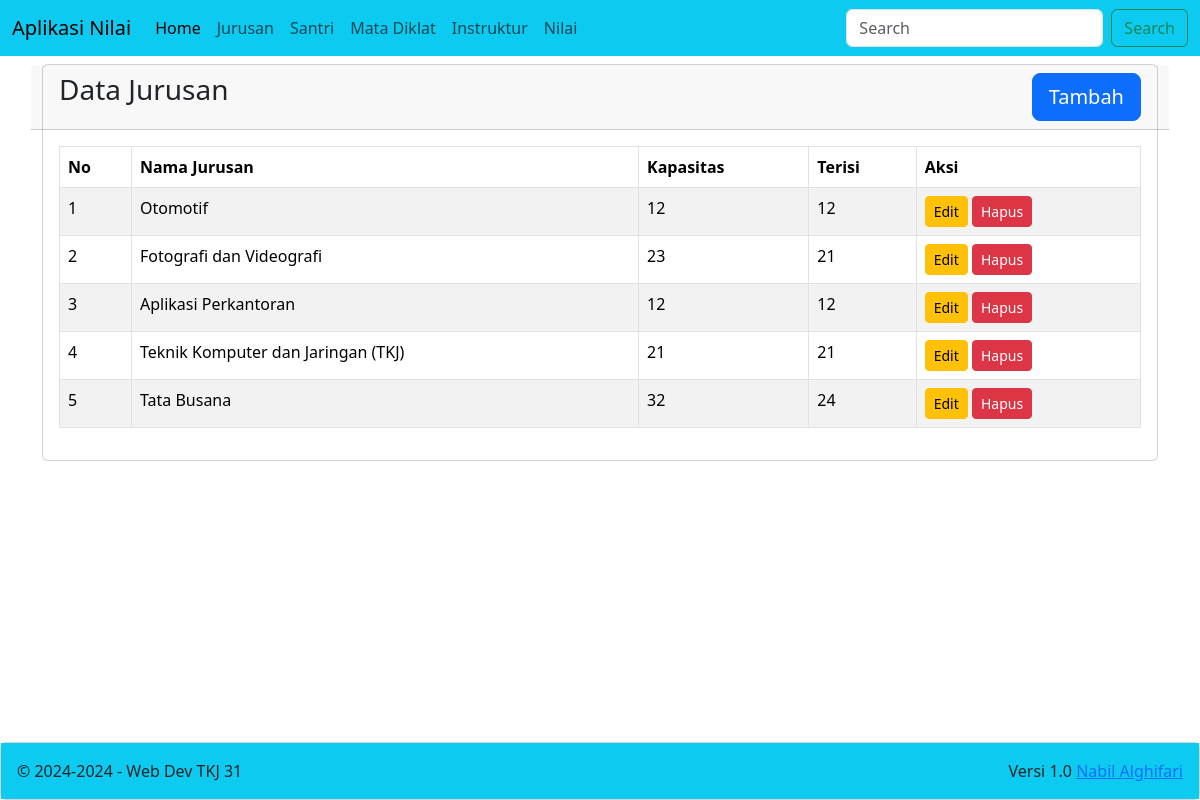
/?m=jurusan, run on the app's committed database.
### tables this page shows
CREATE TABLE `majors` (
  `id` int(11) NOT NULL,
  `name` varchar(75) DEFAULT NULL,
  `capacity` int(11) DEFAULT NULL,
  `fill` int(11) DEFAULT NULL
);

### jurusan/view.php (the view)
<div class="row">
    <div class="col-12">
        <div class="card">
            <div class="card-header row">
                <div class="card-title h3 col-8">Data Jurusan</div>
                <div class="col-4">
                    <a href="?m=jurusan&s=add" class="btn btn-lg btn-primary float-end">Tambah</a>
                </div>
            </div>
            <div class="card-body">
                <table class="table table-bordered table-striped table-hover">
                    <thead>
                        <tr>
                            <th>No</th>
                            <th>Nama Jurusan</th>
                            <th>Kapasitas</th>
                            <th>Terisi</th>
                            <th>Aksi</th>
                        </tr>
                    </thead>
                    <tbody>
                        <?php
                        include_once('config.php');
                        $sql = "SELECT * FROM majors";
                        $result = mysqli_query($con,$sql);
                        if (mysqli_num_rows($result)) {
                            $no=1;
                            while ($r = mysqli_fetch_assoc($result)) {
                            echo '<tr>
                                <td>'.$no.'</td>
                                <td>'.$r['name'].'</td>
                                <td>'.$r['capacity'].'</td>
                                <td>'.$r['fill'].'</td>
                                <td>
                                    <a href="?m=jurusan&s=edit&id='.$r['id'].'" class="btn btn-warning btn-sm">Edit</a>
                                    <a href="?m=jurusan&s=delete&id='.$r['id'].'" class="btn btn-danger btn-sm" onclick="return confirm(\'Yakin jurusan akan dihapus?, Menghapus jurusan akan menghilangkan semua data santri pada jurusan tersebut\')">Hapus</a>
                                </td>
                            </tr>';
                            $no++;
                        }
                        } else {
                            echo '<tr>
                                <td colspan="5" align="center">Data Kosong</td>
                                </tr>';
                        }
                        ?>
                    </tbody>
                </table>
            </div>
        </div>
    </div>
</div>

### data on the page
majors: name "Otomotif", capacity "12", fill "12"
majors: name "Fotografi dan Videografi", capacity "23", fill "21"
majors: name "Aplikasi Perkantoran", capacity "12", fill "12"
majors: name "Teknik Komputer dan Jaringan (TKJ)", capacity "21", fill "21"
majors: name "Tata Busana", capacity "32", fill "24"
